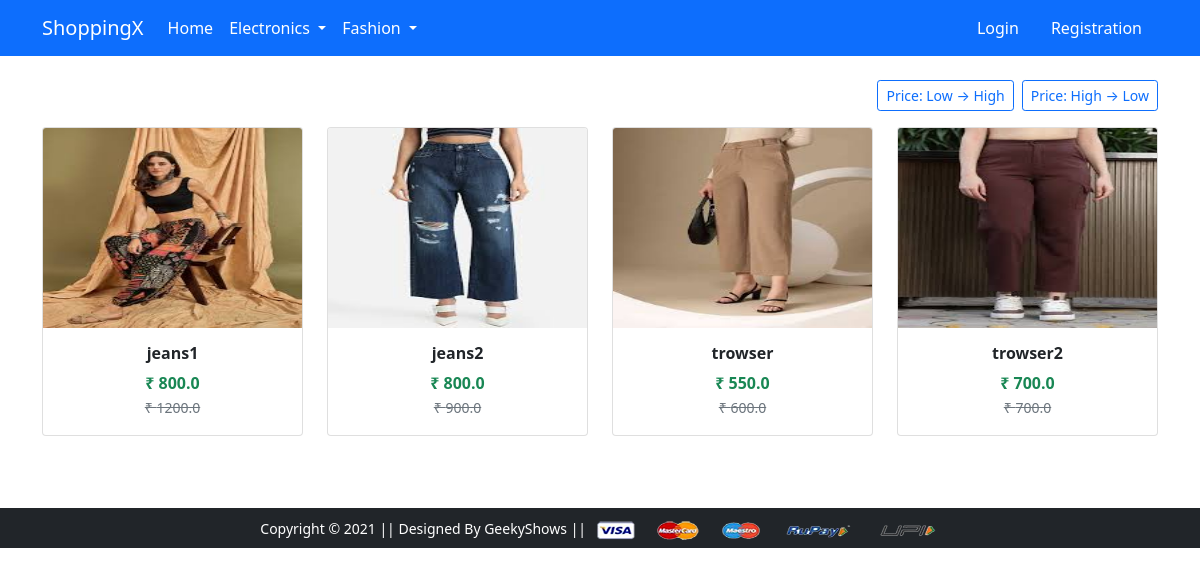
The page /bottomwear/ on the database as committed earlier.
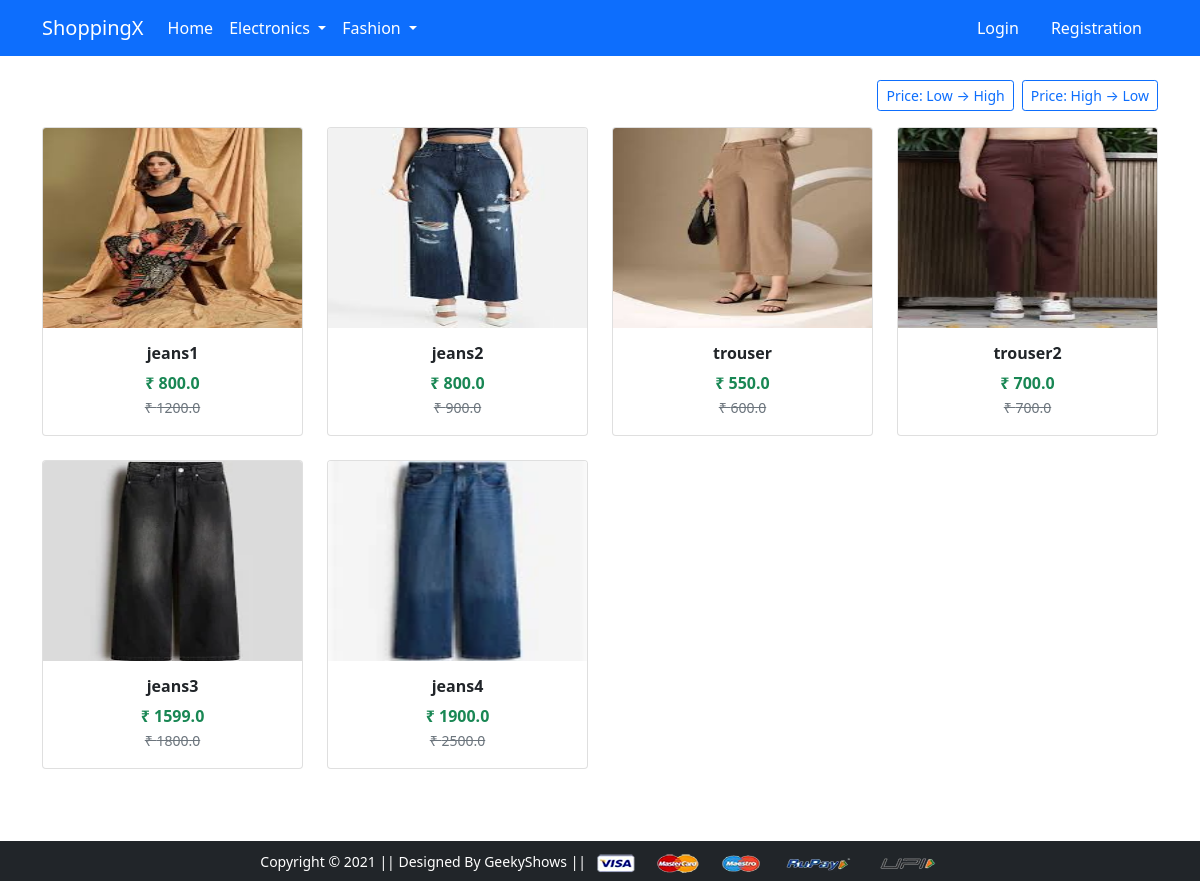
The same page on the database as committed later.
### app/models.py (models this page shows, shortened)
class Product(models.Model):
    title = models.CharField(max_length=200)
    selling_price = models.FloatField()
    discounted_price = models.FloatField()
    description = models.TextField()
    brand = models.CharField(max_length=100)
    CATEGORY = models.CharField(
        max_length=5,
        choices=CATEGORY_CHOICES,
        default='M'   # <-- Add a default here!
    )
    product_image = models.ImageField(upload_to='product_img')

### app/views.py (the view)
# urls.py: path('bottomwear/', views.product_filter, {'category': 'BW'}, name='bottomwear'),
def product_filter(request, category, data=None):
    products = Product.objects.filter(CATEGORY=category)
    if data:
        products = products.filter(brand=data)
    sort = request.GET.get('sort')
    if sort == 'low':
        products = products.order_by('discounted_price')
    elif sort == 'high':
        products = products.order_by('-discounted_price')
    return render(request, 'app/product_list.html', {
        'products': products,
        'category': category,
        'brand': data
    })

### app/templates/app/product_list.html (shortened to what this page needs)
{% extends 'app/base.html' %}
{% load static %}
{% block main-content %}
<div class="container my-4">
  <div class="d-flex justify-content-end mb-3">
    <a href="?sort=low" class="btn btn-outline-primary btn-sm me-2">
      Price: Low → High
    </a>
    <a href="?sort=high" class="btn btn-outline-primary btn-sm">
      Price: High → Low
    </a>
  </div>
  <div class="row">
    {% for product in products %}
      <div class="col-sm-3 mb-4">
        <div class="card h-100">
          <a href="{% url 'product-detail' product.id %}">
            <img src="{{ product.product_image.url }}"
                 class="card-img-top"
                 alt="{{ product.title }}"
                 height="200px">
          </a>
          <div class="card-body text-center">
            <h6 class="fw-bold">{{ product.title }}</h6>
            <div>
              <span class="fw-bold text-success">
                ₹ {{ product.discounted_price }}
              </span>
              <br>
              <small class="text-muted text-decoration-line-through">
                ₹ {{ product.selling_price }}
              </small>
            </div>
          </div>
        </div>
      </div>
    {% empty %}
      <h4 class="text-center">No products available</h4>
    {% endfor %}
  </div>
</div>
{% endblock main-content %}

### app/templates/app/base.html (shortened to what this page needs)
<!doctype html>
{% load static %}
<html lang="en">
  <head>
    <link href="https://cdn.jsdelivr.net/npm/bootstrap@5.0.0-beta1/dist/css/bootstrap.min.css" rel="stylesheet">
    <link rel="stylesheet" href="{% static 'app/css/owl.carousel.min.css' %}">
    <link rel="stylesheet" href="{% static 'app/css/all.min.css' %}">
    <link rel="stylesheet" href="{% static 'app/css/style.css' %}">
  </head>
  <body>
    <nav class="navbar navbar-expand-lg navbar-dark bg-primary">
  <div class="container">
    <a class="navbar-brand" href="/">ShoppingX</a>
    <div class="collapse navbar-collapse" id="navbarSupportedContent">
      <ul class="navbar-nav me-auto mb-2 mb-lg-0">
        <li class="nav-item">
          <a class="nav-link active" href="{% url 'home' %}">Home</a>
        </li>
        <li class="nav-item dropdown">
          <a class="nav-link dropdown-toggle text-white" href="#"
             id="electronicsDropdown" role="button" data-bs-toggle="dropdown">
            Electronics
          </a>
        </li>
        <li class="nav-item dropdown">
          <a class="nav-link dropdown-toggle text-white" href="#"
             id="fashionDropdown" role="button" data-bs-toggle="dropdown">
            Fashion
          </a>
        </li>
      </ul>
     <ul class="navbar-nav">
     {% if user.is_authenticated %}
<li class="nav-item mx-2">
    <form method="post" action="{% url 'logout' %}" class="d-inline">
        {% csrf_token %}
        <button type="submit" class="btn btn-danger nav-link text-white" style="border:none; background:none;">
            Logout
        </button>
    </form>
</li>
   <li class="nav-item mx-2">
        <a href="{% url 'changepassword' %}" class="nav-link text-white">
           change password
        </a>
    </li>
    <li class="nav-item mx-2">
        <a href="{% url 'profile' %}" class="nav-link text-white">
           profile
        </a>
    </li>
         <li>
         <a href="{% url 'add_to_cart' %}?prod_id={{ product.id }}"
   class="btn btn-primary shadow px-5 py-2">
   Add to Cart
   </a></li>
{% else %}
<li class="nav-item mx-2">
    <a href="{% url 'login' %}" class="nav-link text-white">Login</a>
</li>
<li class="nav-item mx-2">
    <a href="{% url 'customerregistration' %}" class="nav-link text-white">Registration</a>
</li>
{% endif %}
</ul>
    </div>
  </div>
</nav>
    {% block main-content %} {% endblock main-content %}
    <footer class="container-fluid bg-dark text-center p-2 mt-5">
        <small class="text-white">Copyright &copy; 2021 || Designed By GeekyShows || </small>
        <img src="{% static 'app/images/payment.png' %}" alt="" srcset="" class="img-fluid" height="2px">
    </footer>
  </body>
</html>

Rows that differ between the two databases and show on the page:
changed Product: title "trowser" → "trouser"
changed Product: title "trowser2" → "trouser2"
added Product: product_image (picture), title "jeans3", discounted_price "1599.0", selling_price "1800.0"
added Product: product_image (picture), title "jeans4", discounted_price "1900.0", selling_price "2500.0"
